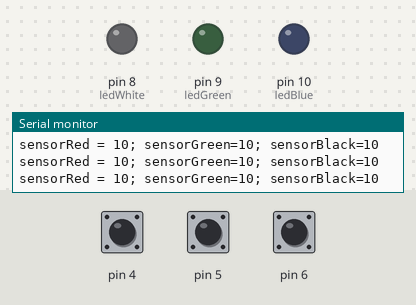
The sketch below on a simulated Arduino Uno, built with avr-gcc and run on an emulated ATmega328P. On the bench: output pins drawn as LEDs (lit = HIGH), the last lines printed to the serial monitor. The inputs (shaded band) are chosen by the test bench; at power-on: pin 4 HIGH, pin 5 HIGH, pin 6 HIGH.

Above: at 1.8 s.
1.9 s: pin 4 pulled LOW for 0.6 s
At 2.4 s:
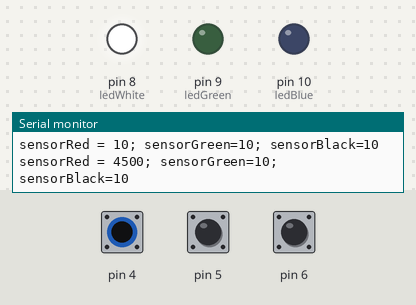
4.0 s: pin 5 pulled LOW for 0.6 s
At 4.8 s:
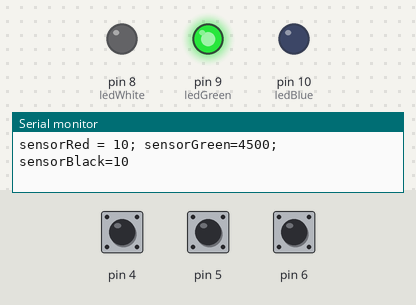
6.6 s: pin 6 pulled LOW for 0.6 s
At 7.3 s:
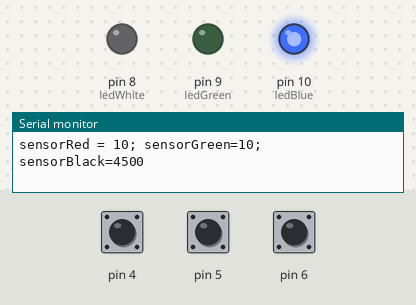
9.1 s: pin 6 pulled LOW for 3.2 s
At 13.8 s:
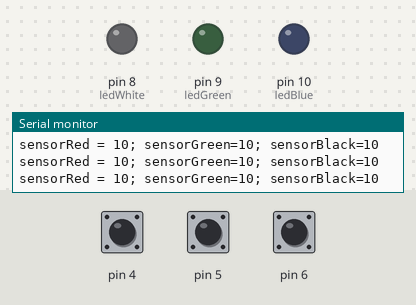
14.2 s: pin 4 pulled LOW for 3.2 s
At 14.8 s:
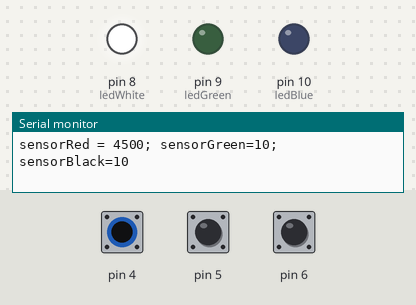
19.3 s: pin 4 driven LOW and pin 5 driven LOW
At 19.8 s:
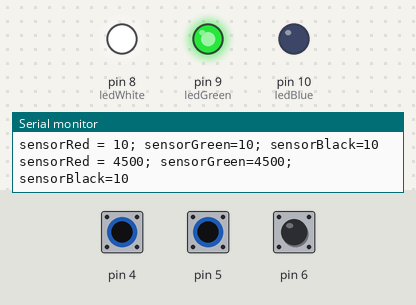
Timing chart, 0 to 21.8 s (numbered marks = the images above; inputs shaded):
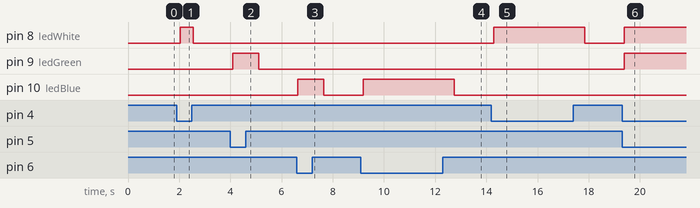

Measured:
- after the input at 1.9 s, pin 8 (ledWhite): LOW → HIGH after 0.15 s, → LOW 0.51 s later
- after the input at 4.0 s, pin 9 (ledGreen): LOW → HIGH after 0.09 s, → LOW 1.0 s later
- after the input at 6.6 s, pin 10 (ledBlue): LOW → HIGH at once, → LOW 1.0 s later
- after the input at 9.1 s, pin 10 (ledBlue): LOW → HIGH after 0.09 s, → LOW 3.6 s later
- after the input at 14.2 s, pin 8 (ledWhite): LOW → HIGH after 0.08 s, → LOW 3.6 s later
- after the input at 19.3 s, pin 8 (ledWhite), pin 9 (ledGreen): LOW → HIGH after 0.08 s

The sketch:

capacitive-sensor-3-leds.ino
```cpp
#include <CapacitiveSensor.h>

// pins for the loops
CapacitiveSensor capSensorRed = CapacitiveSensor(2, 4);
CapacitiveSensor capSensorGreen = CapacitiveSensor(2, 5);
CapacitiveSensor capSensorBlack = CapacitiveSensor(2, 6);

// pins for the LEDs
const int ledWhite = 8;
const int ledGreen = 9;
const int ledBlue = 10;

// treshold for LEDs to turn on
int threshold = 1000;


void setup() {
  Serial.begin(9600);
  pinMode(ledWhite, OUTPUT);
  pinMode(ledGreen, OUTPUT);
  pinMode(ledBlue, OUTPUT);
}


void loop() {

  // read sensor values every 30ms
  long sensorValueRed = capSensorRed.capacitiveSensor(30);
  long sensorValueGreen = capSensorGreen.capacitiveSensor(30);
  long sensorValueBlack = capSensorBlack.capacitiveSensor(30);

  // print values to Serial for debugging
  Serial.print("sensorRed = ");
  Serial.print(sensorValueRed);
  Serial.print("; sensorGreen=");
  Serial.print(sensorValueGreen);
  Serial.print("; sensorBlack=");
  Serial.println(sensorValueBlack);


  // turn on the lights based on the capacitor

  if (sensorValueRed > threshold) {
    whiteOn();
  } else {
    whiteOff();
  }

  if (sensorValueGreen > threshold) {
    greenOn();
  } else {
    greenOff();
  }

  if (sensorValueBlack > threshold) {
    blueOn();
  } else {
    blueOff();
  }

  delay(500);

}


void whiteOn() {
  digitalWrite(ledWhite, HIGH);
}

void whiteOff() {
  digitalWrite(ledWhite, LOW);
}

void greenOn() {
  digitalWrite(ledGreen, HIGH);
}

void greenOff() {
  digitalWrite(ledGreen, LOW);
}

void blueOn() {
  digitalWrite(ledBlue, HIGH);
}

void blueOff() {
  digitalWrite(ledBlue, LOW);
}
```
